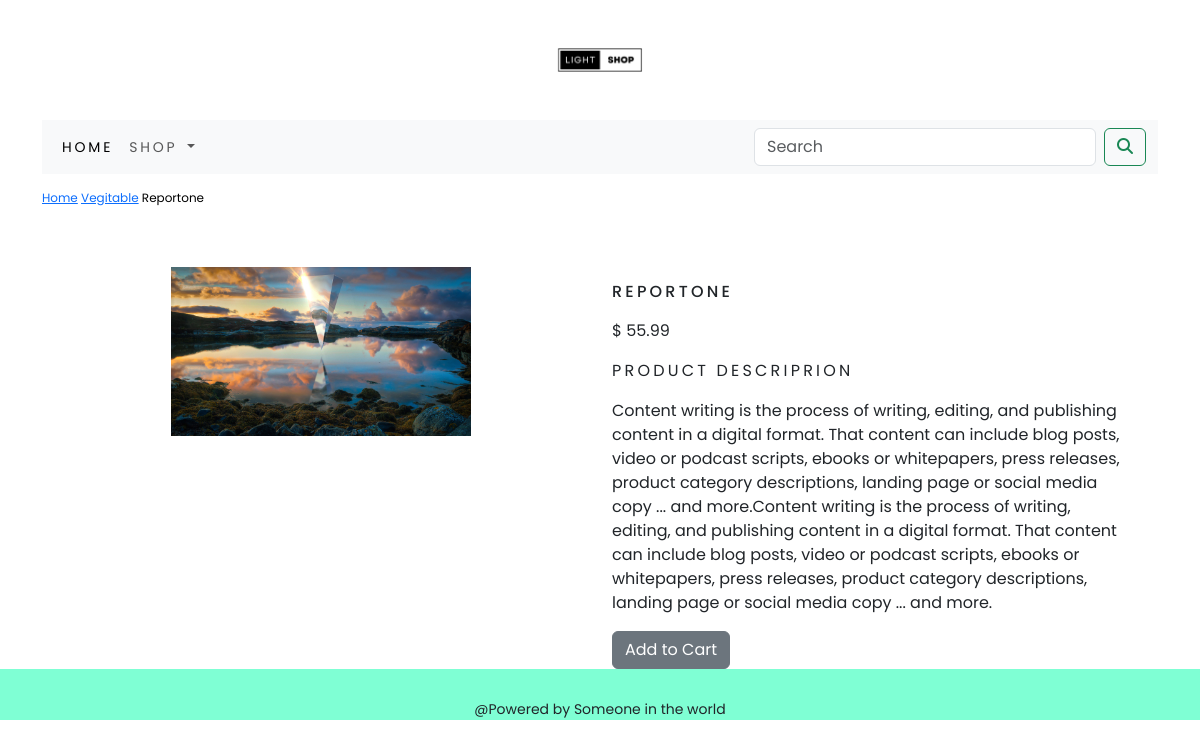
The app's page /shop/vegitable/reportone/ with its own data.
### shopapp/models.py (models this page shows, shortened)
class Product(models.Model):
    name = models.CharField(max_length=250,unique=True)
    slug = models.SlugField(max_length=250,unique=True)
    desc = models.TextField(blank=True)
    price = models.DecimalField(max_digits=10,decimal_places=2)
    category = models.ForeignKey(Category,on_delete=models.CASCADE)
    image = models.ImageField(upload_to='product',blank=True)
    stock = models.IntegerField()
    available = models.BooleanField(default=True)
    created = models.DateTimeField(auto_now_add=True)
    updated = models.DateTimeField(auto_now=True)
    class meta:
        ordering = ('name',)
        verbose_name = 'product'
        verbose_name_plural = 'products'

class Category(models.Model):
    name = models.TextField(max_length=250,unique=True)
    slug = models.SlugField(max_length=250,unique=True)
    desc = models.TextField(blank=True)
    image = models.ImageField(upload_to='category',blank=True)
    class meta:
        ordering = ('name',)
        verbose_name = 'category'
        verbose_name_plural = 'categories'
    def get_url(self):
        return reverse('shopapp:product_category',args=[self.slug])
    def __str__(self):
        return '{}'.format(self.name)

### shopapp/views.py (the view)
# urls.py: path('<slug:c_slug>/<slug:product_slug>/',views.ProDetail,name='proCatdetails'),
def ProDetail(request,c_slug,product_slug):
    try:
        product = Product.objects.get(category__slug = c_slug,slug =product_slug)
    except Exception as e:
        raise e
    return render(request,'product.html',{'product': product})

### cartapp/context_processors.py (called while the page is built)
def counter(request):
    item_count=0
    if 'admin' in request.path:
        return {}
    else:
        try:
            cart = Cart.objects.filter(cart_id=_cart_id(request))
            cart_items = CartItem.objects.all().filter(cart=cart[:1])
            for cart_item in cart_items:
                item_count += cart_item.quantity
        except Cart.DoesNotExist:
            item_count = 0
    return dict(item_count=item_count)

### cartapp/views.py (called while the page is built)
def _cart_id(request):
   cart = request.session.session_key
   if not cart:
      cart = request.session.create()
   return cart

### shopapp/context_processors.py (called while the page is built)
def menu_links(request):
    links = Category.objects.all()
    return dict(links = links)

### templates/product.html (shortened to what this page needs)
{% extends 'base.html' %} {% load static %}  {% block content %}
<div class="row my_prod_row_class">
  <div class="mx-auto">
    <p>
      <a href="{% url 'shopapp:allProducts' %}">Home</a>
      <a href="{{product.category.get_url}}">{{product.category}}</a>
      {{ product.name}}
    </p>
  </div>
</div>
<div class="container">
  <br />
  <div class="row">
    <div class="col-12 col-sm-12 col-md-12 col-lg-6 text-center">
      <div style="min-width: 18rem">
        <img src="{{ product.image.url }}" alt="{{product.name}}" width="300" />
      </div>
    </div>
    <div class="col-12 col-sm-12 col-md-12 col-lg-6">
      <div>
        <h1 class="my_prod_title">{{ product.name}}</h1>
        <p>$ {{ product.price }}</p>
        <p class="my_title">Product Descriprion</p>
        <p class="text-justify my_prod_text">{{ product.desc }}</p>
        {% if product.stock <= 0 %}
        <p class="text-justify my_prod_text"><b>Out of Stock</b></p>
        {% else %}
        <a class="btn btn-secondary" href="{% url 'cartapp:add_cart' product.id %}">Add to Cart</a>
        {% endif %}
      </div>
    </div>
  </div>
</div>
{% endblock %}

### static/css/custom.css (style rules this page uses)
body { font-family: "Poppins", sans-serif; overflow-x: hidden; }
.my_title { font-size: 16px; text-transform: uppercase; letter-spacing: 0.2em; }
.my_prod_row_class { padding-top: 15px; padding-bottom: 20px; }
.my_prod_row_class .mx-auto { color: #000; font-size: 12px; text-decoration: none; }
.my_prod_title { font-size: 16px; text-transform: uppercase; letter-spacing: 0.2em; padding-top: 15px; padding-bottom: 10px; }
.my_prod_text { padding-right: 20px; }

### records on screen
Product: category "Vegitable", name "Reportone", image (picture), name "REPORTONE", price "55.99", desc "Content writing is the process of writing, editing, and publishing content in a digital format. That content can include blog posts, video or podcast scripts, ebooks or whitepapers, press releases, product category descriptions, landing page or social media copy ... and more.Content writing is the process of writing, editing, and publishing content in a digital format. That content can include blog posts, video or podcast scripts, ebooks or whitepapers, press releases, product category descriptions, landing page or social media copy ... and more."
